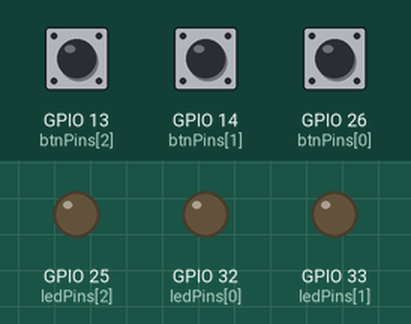
Simulated run of this sketch. Board: ESP32. Parts: output pins drawn as LEDs (lit = HIGH). The test bench sets the inputs (shaded band); at power-on: GPIO 13 (btnPins[2]) HIGH, GPIO 14 (btnPins[1]) HIGH, GPIO 26 (btnPins[0]) HIGH. What the sketch prints to the serial monitor is not drawn.

Above: at 1.5 s.
1.6 s: GPIO 13 (btnPins[2]) pulled LOW for 0.15 s
At 2.8 s:
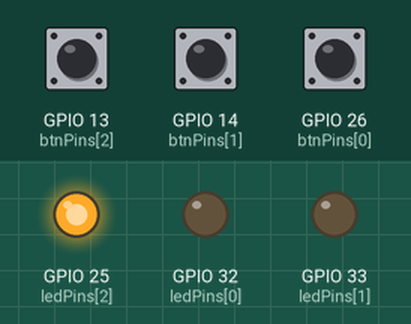
3.2 s: GPIO 14 (btnPins[1]) pulled LOW for 0.15 s
At 4.2 s:
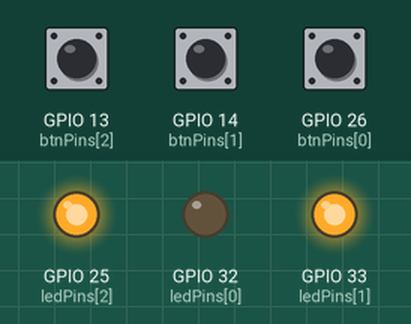
4.8 s: GPIO 13 (btnPins[2]) pulled LOW for 1 s
At 5.4 s:
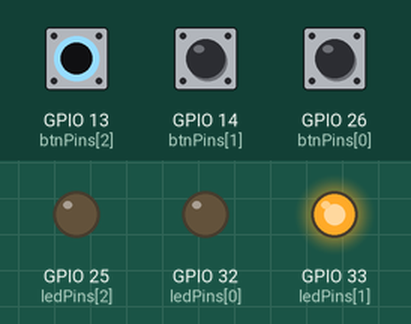
7.3 s: GPIO 26 (btnPins[0]) pulled LOW for 0.15 s
At 8.5 s:
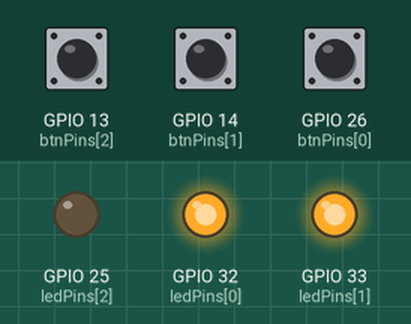
8.9 s: GPIO 14 (btnPins[1]) pulled LOW for 1 s
At 9.7 s:
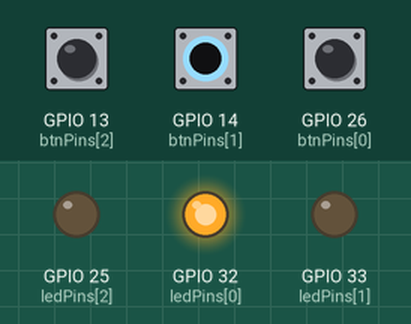
11.4 s: GPIO 13 (btnPins[2]) pulled LOW for 0.15 s
At 12.9 s:
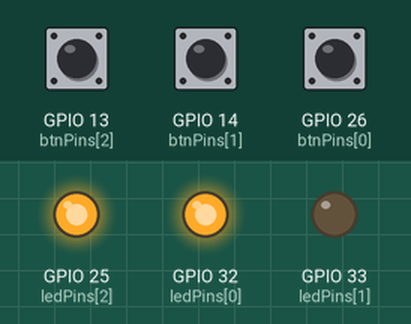
Timing chart, 0 to 14.0 s (numbered marks = the images above; inputs shaded):
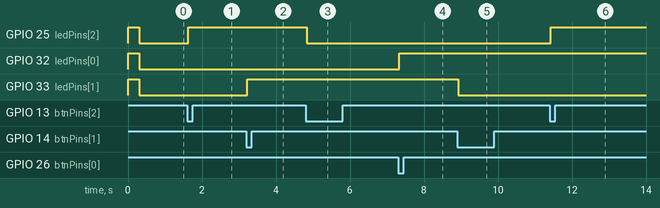

Measured:
- after the input at 1.6 s, GPIO 25 (ledPins[2]): LOW → HIGH at once
- after the input at 3.2 s, GPIO 33 (ledPins[1]): LOW → HIGH at once
- after the input at 4.8 s, GPIO 25 (ledPins[2]): HIGH → LOW at once
- after the input at 7.3 s, GPIO 32 (ledPins[0]): LOW → HIGH at once
- after the input at 8.9 s, GPIO 33 (ledPins[1]): HIGH → LOW at once
- after the input at 11.4 s, GPIO 25 (ledPins[2]): LOW → HIGH at once

The sketch:

button_led.ino
```cpp
// (licence header left out)
// ── Pins ─────────────────────────────────────────────────────
const int btnPins[] = { 26, 14, 13 };  // Blue, Yellow, Red
const int ledPins[] = { 32, 33, 25 };  // Blue, Yellow, Red

// ── State ────────────────────────────────────────────────────
bool ledState[3]   = { false, false, false };
bool lastStable[3] = { HIGH,  HIGH,  HIGH  };
bool lastRaw[3]    = { HIGH,  HIGH,  HIGH  };
unsigned long lastChange[3] = { 0, 0, 0 };

void setup() {
  Serial.begin(115200);

  for (int i = 0; i < 3; i++) {
    pinMode(btnPins[i], INPUT_PULLUP);
    pinMode(ledPins[i], OUTPUT);
    digitalWrite(ledPins[i], LOW);
  }

  // Boot flash — confirms LED wiring
  for (int i = 0; i < 3; i++) digitalWrite(ledPins[i], HIGH);
  delay(300);
  for (int i = 0; i < 3; i++) digitalWrite(ledPins[i], LOW);

  Serial.println("Ready — press any button");
}

void loop() {
  for (int i = 0; i < 3; i++) {
    bool raw = digitalRead(btnPins[i]);

    if (raw != lastRaw[i]) {
      lastRaw[i] = raw;
      lastChange[i] = millis();
    }

    if ((millis() - lastChange[i]) >= 25 && raw != lastStable[i]) {
      lastStable[i] = raw;
      if (raw == LOW) {
        ledState[i] = !ledState[i];
        digitalWrite(ledPins[i], ledState[i]);
        const char* names[] = { "Blue", "Yellow", "Red" };
        Serial.printf("[%s] LED %s\n", names[i], ledState[i] ? "ON" : "OFF");
      }
    }
  }
}
```
